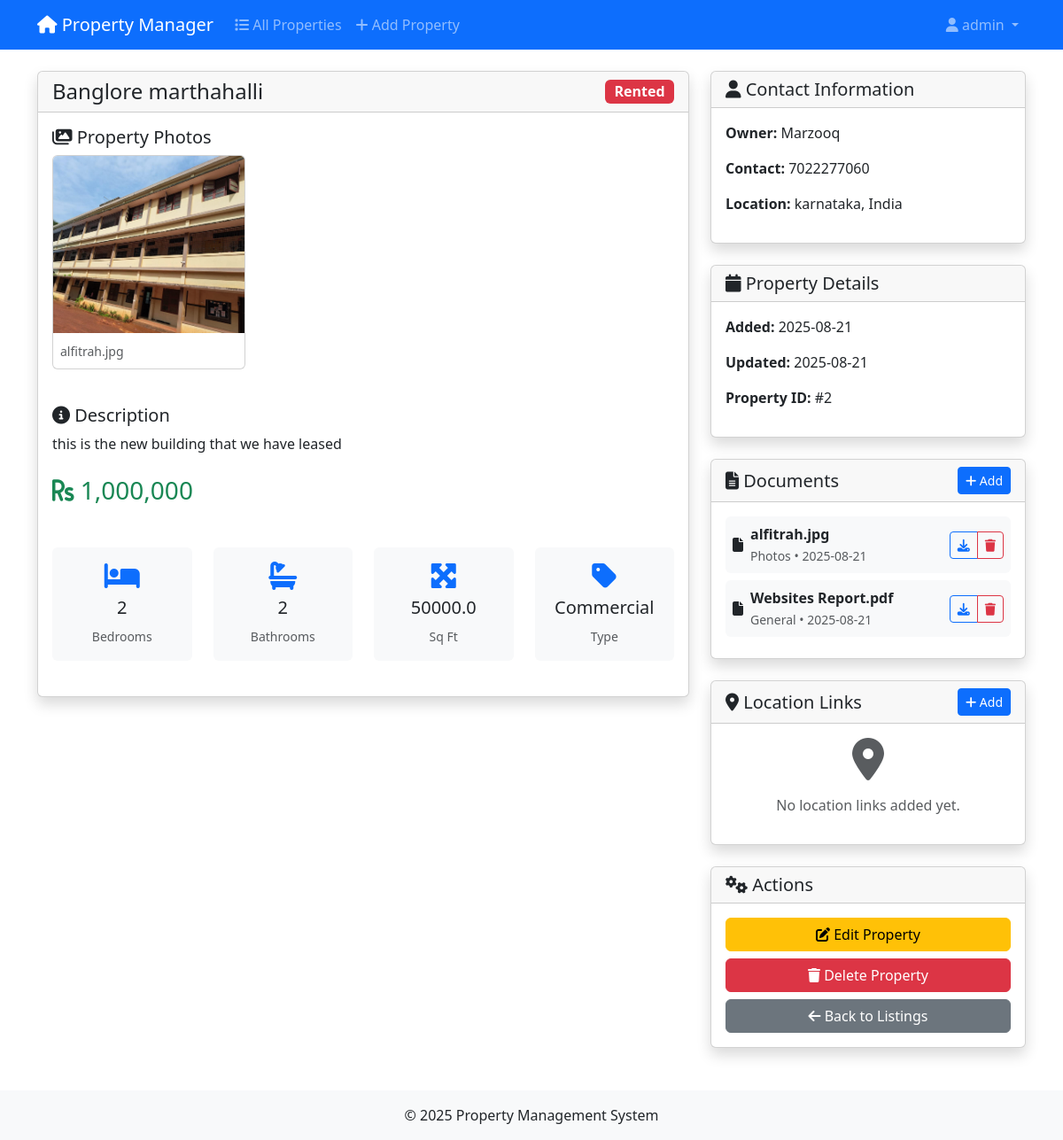
Screenshot of /property/2 (signed in) with the database file from the repository.
### tables this page shows
CREATE TABLE users
                 (id INTEGER PRIMARY KEY AUTOINCREMENT,
                  username TEXT UNIQUE NOT NULL,
                  password_hash TEXT NOT NULL,
                  created_date TEXT);

CREATE TABLE properties
                 (id INTEGER PRIMARY KEY AUTOINCREMENT,
                  title TEXT NOT NULL,
                  description TEXT,
                  property_type TEXT,
                  price REAL,
                  location TEXT,
                  bedrooms INTEGER,
                  bathrooms INTEGER,
                  area REAL,
                  status TEXT DEFAULT 'Available',
                  owner_name TEXT,
                  owner_contact TEXT,
                  created_date TEXT,
                  updated_date TEXT);

CREATE TABLE property_documents
                 (id INTEGER PRIMARY KEY AUTOINCREMENT,
                  property_id INTEGER,
                  filename TEXT,
                  original_filename TEXT,
                  upload_date TEXT, document_type TEXT DEFAULT "General",
                  FOREIGN KEY (property_id) REFERENCES properties (id));

### app.py (the view)
@app.route('/property/<int:property_id>')
@login_required
def property_detail(property_id):
    conn = get_db_connection()
    property_data = conn.execute('SELECT * FROM properties WHERE id = ?', (property_id,)).fetchone()
    documents = conn.execute('SELECT * FROM property_documents WHERE property_id = ? ORDER BY upload_date DESC', (property_id,)).fetchall()
    maps_links = conn.execute('SELECT * FROM property_maps_links WHERE property_id = ? ORDER BY created_date DESC', (property_id,)).fetchall()
    conn.close()
    if property_data is None:
        flash('Property not found!', 'error')
        return redirect(url_for('index'))
    return render_template('property_detail.html', property=property_data, documents=documents, maps_links=maps_links)

### app.py (called while the page is built)
@login_manager.user_loader
def load_user(user_id):
    conn = get_db_connection()
    user_data = conn.execute('SELECT * FROM users WHERE id = ?', (user_id,)).fetchone()
    conn.close()
    if user_data:
        return User(user_data['id'], user_data['username'], user_data['password_hash'])
    return None

def get_db_connection():
    conn = sqlite3.connect('property_management.db')
    conn.row_factory = sqlite3.Row
    return conn

### templates/property_detail.html (shortened to what this page needs)
{% extends "base.html" %}
{% block content %}
<div class="row">
    <div class="col-lg-8">
        <div class="card shadow">
            <div class="card-header d-flex justify-content-between align-items-center">
                <h4 class="mb-0">{{ property.title }}</h4>
                <span class="badge bg-{{ 'success' if property.status == 'Available' else 'warning' if property.status == 'Pending' else 'danger' }} fs-6">
                    {{ property.status }}
                </span>
            </div>
            <div class="card-body">
                {% set property_photos = documents | selectattr('document_type', 'equalto', 'Photos') | list %}
                {% if property_photos %}
                <div class="property-photos mb-4">
                    <h5><i class="fas fa-images"></i> Property Photos</h5>
                    <div class="row">
                        {% for photo in property_photos[:6] %}
                        <div class="col-md-4 col-6 mb-3">
                            <div class="card h-100">
                                <img src="{{ url_for('download_file', filename=photo.filename) }}"
                                     class="card-img-top photo-gallery-item"
                                     alt="{{ photo.original_filename }}"
                                     style="height: 200px; object-fit: cover; cursor: pointer;"
                                     data-photo-url="{{ url_for('download_file', filename=photo.filename) }}"
                                     data-photo-name="{{ photo.original_filename }}">
                                <div class="card-body p-2">
                                    <small class="text-muted">{{ photo.original_filename }}</small>
                                </div>
                            </div>
                        </div>
                        {% endfor %}
                    </div>
                </div>
                {% endif %}
                {% if property.description %}
                <div class="mb-4">
                    <h5><i class="fas fa-info-circle"></i> Description</h5>
                    <p>{{ property.description }}</p>
                </div>
                {% endif %}
                <div class="row mb-4">
                    {% if property.price %}
                    <div class="col-md-12 mb-3">
                        <h3 class="text-success">
                            <i class="fas fa-rupee-sign"></i> {{ "{:,.0f}".format(property.price) }}
                        </h3>
                    </div>
                    {% endif %}
                </div>
                <div class="row mb-4">
                    {% if property.bedrooms %}
                    <div class="col-md-3 col-6 text-center">
                        <div class="p-3 bg-light rounded">
                            <i class="fas fa-bed fa-2x text-primary mb-2"></i>
                            <h5>{{ property.bedrooms }}</h5>
                            <small class="text-muted">Bedroom{{ 's' if property.bedrooms != 1 else '' }}</small>
                        </div>
                    </div>
                    {% endif %}
                    {% if property.bathrooms %}
                    <div class="col-md-3 col-6 text-center">
                        <div class="p-3 bg-light rounded">
                            <i class="fas fa-bath fa-2x text-primary mb-2"></i>
                            <h5>{{ property.bathrooms }}</h5>
                            <small class="text-muted">Bathroom{{ 's' if property.bathrooms != 1 else '' }}</small>
                        </div>
                    </div>
                    {% endif %}
                    {% if property.area %}
                    <div class="col-md-3 col-6 text-center">
                        <div class="p-3 bg-light rounded">
                            <i class="fas fa-expand-arrows-alt fa-2x text-primary mb-2"></i>
                            <h5>{{ property.area }}</h5>
                            <small class="text-muted">Sq Ft</small>
                        </div>
                    </div>
                    {% endif %}
                    {% if property.property_type %}
                    <div class="col-md-3 col-6 text-center">
                        <div class="p-3 bg-light rounded">
                            <i class="fas fa-tag fa-2x text-primary mb-2"></i>
                            <h5>{{ property.property_type }}</h5>
                            <small class="text-muted">Type</small>
                        </div>
                    </div>
                    {% endif %}
                </div>
            </div>
        </div>
    </div>
    <div class="col-lg-4">
        <div class="card shadow mb-4">
            <div class="card-header">
                <h5 class="mb-0"><i class="fas fa-user"></i> Contact Information</h5>
            </div>
            <div class="card-body">
                {% if property.owner_name %}
                <p><strong>Owner:</strong> {{ property.owner_name }}</p>
                {% endif %}
                {% if property.owner_contact %}
                <p><strong>Contact:</strong> {{ property.owner_contact }}</p>
                {% endif %}
                {% if property.location %}
                <p><strong>Location:</strong> {{ property.location }}</p>
                {% endif %}
            </div>
        </div>
        <div class="card shadow mb-4">
            <div class="card-header">
                <h5 class="mb-0"><i class="fas fa-calendar"></i> Property Details</h5>
            </div>
            <div class="card-body">
                <p><strong>Added:</strong> {{ property.created_date[:10] if property.created_date else 'N/A' }}</p>
                {% if property.updated_date and property.updated_date != property.created_date %}
                <p><strong>Updated:</strong> {{ property.updated_date[:10] }}</p>
                {% endif %}
                <p><strong>Property ID:</strong> #{{ property.id }}</p>
            </div>
        </div>
        {% if documents %}
        <div class="card shadow mb-4">
            <div class="card-header d-flex justify-content-between align-items-center">
                <h5 class="mb-0"><i class="fas fa-file-alt"></i> Documents</h5>
                <button class="btn btn-sm btn-primary" data-bs-toggle="modal" data-bs-target="#addDocumentModal" onclick="setDocumentType('General')">
                    <i class="fas fa-plus"></i> Add
                </button>
            </div>
            <div class="card-body">
                {% for doc in documents %}
                <div class="d-flex justify-content-between align-items-center mb-2 p-2 bg-light rounded">
                    <div class="flex-grow-1">
                        <div class="d-flex align-items-center">
                            <i class="fas fa-file me-2"></i>
                            <div>
                                <div class="fw-bold">{{ doc.original_filename }}</div>
                                <small class="text-muted">{{ doc.document_type }} • {{ doc.upload_date[:10] if doc.upload_date else 'N/A' }}</small>
                            </div>
                        </div>
                    </div>
                    <div class="btn-group" role="group">
                        <a href="{{ url_for('download_file', filename=doc.filename) }}" class="btn btn-sm btn-outline-primary" target="_blank">
                            <i class="fas fa-download"></i>
                        </a>
                        <button type="button" class="btn btn-sm btn-outline-danger" data-bs-toggle="modal" data-bs-target="#deleteDocumentModal" data-document-id="{{ doc.id }}" data-document-name="{{ doc.original_filename }}">
                            <i class="fas fa-trash"></i>
                        </button>
                    </div>
                </div>
                {% endfor %}
            </div>
        </div>
        {% endif %}
        {% if maps_links %}
        <div class="card shadow mb-4">
            <div class="card-header d-flex justify-content-between align-items-center">
                <h5 class="mb-0"><i class="fas fa-map-marker-alt"></i> Location Links</h5>
                <button class="btn btn-sm btn-primary" data-bs-toggle="modal" data-bs-target="#addMapsLinkModal">
                    <i class="fas fa-plus"></i> Add
                </button>
            </div>
            <div class="card-body">
                {% for link in maps_links %}
                <div class="d-flex justify-content-between align-items-center mb-2 p-2 bg-light rounded">
                    <div class="flex-grow-1">
                        <div class="fw-bold">{{ link.link_title }}</div>
                        {% if link.latitude and link.longitude %}
                        <small class="text-muted">Coordinates: {{ "%.6f"|format(link.latitude) }}, {{ "%.6f"|format(link.longitude) }}</small>
                        {% endif %}
                    </div>
                    <div class="btn-group" role="group">
                        <a href="{{ link.google_maps_link }}" class="btn btn-sm btn-outline-primary" target="_blank">
                            <i class="fas fa-external-link-alt"></i> View
                        </a>
                        <button type="button" class="btn btn-sm btn-outline-danger" data-bs-toggle="modal" data-bs-target="#deleteMapsLinkModal" data-link-id="{{ link.id }}" data-link-title="{{ link.link_title }}">
                            <i class="fas fa-trash"></i>
                        </button>
                    </div>
                </div>
                {% endfor %}
            </div>
        </div>
        {% else %}
        <div class="card shadow mb-4">
            <div class="card-header d-flex justify-content-between align-items-center">
                <h5 class="mb-0"><i class="fas fa-map-marker-alt"></i> Location Links</h5>
                <button class="btn btn-sm btn-primary" data-bs-toggle="modal" data-bs-target="#addMapsLinkModal">
                    <i class="fas fa-plus"></i> Add
                </button>
            </div>
            <div class="card-body text-center text-muted">
                <i class="fas fa-map-marker-alt fa-3x mb-3"></i>
                <p>No location links added yet.</p>
            </div>
        </div>
        {% endif %}
        <div class="card shadow">
            <div class="card-header">
                <h5 class="mb-0"><i class="fas fa-cogs"></i> Actions</h5>
            </div>
            <div class="card-body">
                <div class="d-grid gap-2">
                    <a href="{{ url_for('edit_property', property_id=property.id) }}" class="btn btn-warning">
                        <i class="fas fa-edit"></i> Edit Property
                    </a>
                    <button type="button" class="btn btn-danger" data-bs-toggle="modal" data-bs-target="#deleteModal">
                        <i class="fas fa-trash"></i> Delete Property
                    </button>
                    <a href="{{ url_for('index') }}" class="btn btn-secondary">
                        <i class="fas fa-arrow-left"></i> Back to Listings
                    </a>
                </div>
            </div>
        </div>
    </div>
</div>
{% endblock %}

### templates/base.html (shortened to what this page needs)
<!DOCTYPE html>
<html lang="en">
<head>
    <link href="https://cdnjs.cloudflare.com/ajax/libs/bootstrap/5.3.0/css/bootstrap.min.css" rel="stylesheet">
    <link href="https://cdnjs.cloudflare.com/ajax/libs/font-awesome/6.4.0/css/all.min.css" rel="stylesheet">
</head>
<body>
    <nav class="navbar navbar-expand-lg navbar-dark bg-primary">
        <div class="container">
            <a class="navbar-brand" href="{{ url_for('index') }}">
                <i class="fas fa-home"></i> Property Manager
            </a>
            <div class="collapse navbar-collapse" id="navbarNav">
                <ul class="navbar-nav me-auto">
                    <li class="nav-item">
                        <a class="nav-link" href="{{ url_for('index') }}">
                            <i class="fas fa-list"></i> All Properties
                        </a>
                    </li>
                    <li class="nav-item">
                        <a class="nav-link" href="{{ url_for('add_property') }}">
                            <i class="fas fa-plus"></i> Add Property
                        </a>
                    </li>
                </ul>
                <ul class="navbar-nav">
                    <li class="nav-item dropdown">
                        <a class="nav-link dropdown-toggle" href="#" id="navbarDropdown" role="button" data-bs-toggle="dropdown" aria-expanded="false">
                            <i class="fas fa-user"></i> {{ current_user.username }}
                        </a>
                    </li>
                </ul>
            </div>
        </div>
    </nav>
    <div class="container mt-4">
        {% block content %}{% endblock %}
    </div>
    <footer class="bg-light text-center text-lg-start mt-5">
        <div class="text-center p-3">
            © 2025 Property Management System
        </div>
    </footer>
</body>
</html>

### rows the page displays
users: username "admin"
properties: title "Banglore marthahalli", status "Rented", description "this is the new building that we have leased", price "1,000,000", bedrooms "2", bedrooms "s", bathrooms "2", bathrooms "s", area "50000.0", property_type "Commercial", owner_name "Marzooq", owner_contact "7022277060", location "karnataka, India", created_date "2025-08-21", updated_date "2025-08-21", id "2"
property_documents: filename+original_filename (picture), original_filename "alfitrah.jpg", document_type "Photos", upload_date "2025-08-21"
property_documents: original_filename "Websites Report.pdf", document_type "General", upload_date "2025-08-21"
